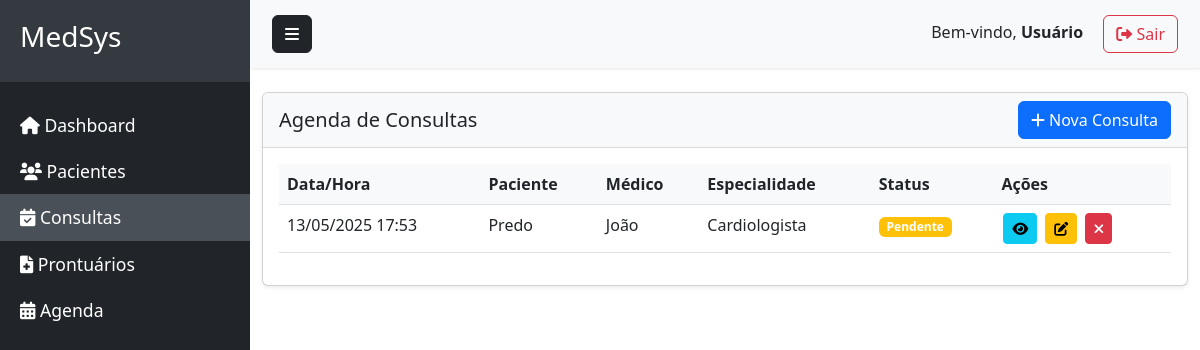
The app's page /consultas/, older data.
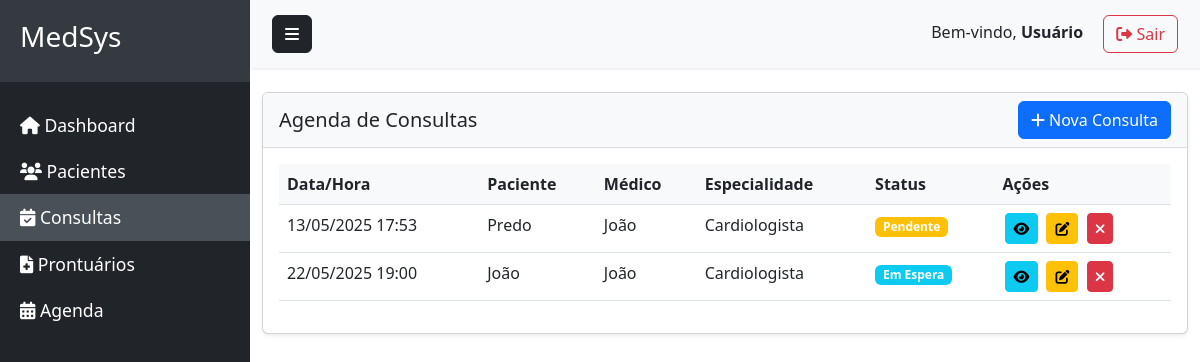
The same page, newer data.
### clinica/models.py (models this page shows, shortened)
class Consulta(models.Model):
    STATUS_CHOICES = [
        ('PENDENTE', 'Pendente'),
        ('CONFIRMADA', 'Confirmada'),
        ('CANCELADA', 'Cancelada'),
        ('ESPERA', 'Em Espera'),
    ]
    paciente = models.ForeignKey(Paciente, on_delete=models.CASCADE)
    medico = models.ForeignKey(Medico, on_delete=models.SET_NULL, null=True)
    data = models.DateTimeField()
    motivo = models.TextField()
    concluida = models.BooleanField(default=False)
    status = models.CharField(max_length=10, choices=STATUS_CHOICES, default='PENDENTE')  # novo campo

class Paciente(models.Model):
    nome = models.CharField(max_length=100)
    data_nascimento = models.DateField()
    cpf = models.CharField(max_length=14, unique=True)
    telefone = models.CharField(max_length=20)
    endereco = models.TextField()

class Medico(models.Model):
    nome = models.CharField(max_length=100)
    crm = models.CharField(max_length=20, unique=True)
    especialidade = models.ForeignKey(Especialidade, on_delete=models.SET_NULL, null=True)

class Especialidade(models.Model):
    nome = models.CharField(max_length=100)

### prontuario/views.py (the view)
# urls.py: path('consultas/', views.consultas, name='consultas'),
def consultas(request):
    consultas = Consulta.objects.select_related('paciente', 'medico', 'medico__especialidade').order_by('data')
    return render(request, 'consultas.html', {'consultas': consultas})

### templates/consultas.html (shortened to what this page needs)
{% extends 'base.html' %}
{% block content %}
<div class="row mt-4">
    <div class="col-12">
        <div class="card">
            <div class="card-header d-flex justify-content-between align-items-center">
                <h5 class="mb-0">Agenda de Consultas</h5>
                <a href="{% url 'cadastrar_consulta' %}" class="btn btn-primary">
                    <i class="fas fa-plus"></i> Nova Consulta
                </a>
            </div>
            <div class="card-body">
                <div class="table-responsive">
                    <table class="table table-hover">
                        <thead>
                            <tr>
                                <th>Data/Hora</th>
                                <th>Paciente</th>
                                <th>Médico</th>
                                <th>Especialidade</th>
                                <th>Status</th>
                                <th>Ações</th>
                            </tr>
                        </thead>
                        <tbody>
                            {% for consulta in consultas %}
                            <tr>
                                <td>{{ consulta.data|date:"d/m/Y H:i" }}</td>
                                <td>{{ consulta.paciente.nome }}</td>
                                <td>{{ consulta.medico.nome }}</td>
                                <td>{{ consulta.medico.especialidade.nome }}</td>
                                <td>
                                    {% if consulta.status == 'CONFIRMADA' %}
                                        <span class="badge bg-success">Confirmada</span>
                                    {% elif consulta.status == 'PENDENTE' %}
                                        <span class="badge bg-warning">Pendente</span>
                                    {% elif consulta.status == 'CANCELADA' %}
                                        <span class="badge bg-danger">Cancelada</span>
                                    {% elif consulta.status == 'ESPERA' %}
                                        <span class="badge bg-info">Em Espera</span>
                                    {% endif %}
                                </td>
                                <td>
                                    <a href="{% url 'visualizar_consulta' consulta.id %}" class="btn btn-sm btn-info">
                                        <i class="fas fa-eye"></i>
                                    </a>
                                    <a href="{% url 'editar_consulta' consulta.id %}" class="btn btn-sm btn-warning">
                                        <i class="fas fa-edit"></i>
                                    </a>
                                    <a href="{% url 'cancelar_consulta' consulta.id %}" class="btn btn-sm btn-danger">
                                        <i class="fas fa-times"></i>
                                    </a>
                                </td>
                            </tr>
                            {% empty %}
                            <tr>
                                <td colspan="6" class="text-center">Nenhuma consulta agendada.</td>
                            </tr>
                            {% endfor %}
                        </tbody>
                    </table>
                </div>
            </div>
        </div>
    </div>
</div>
{% endblock %}

### templates/base.html (shortened to what this page needs)
<!DOCTYPE html>
<html lang="pt-BR">
<head>
    <link href="https://cdn.jsdelivr.net/npm/bootstrap@5.3.0/dist/css/bootstrap.min.css" rel="stylesheet">
    <link href="https://cdnjs.cloudflare.com/ajax/libs/font-awesome/6.0.0/css/all.min.css" rel="stylesheet">
    {% load static %}
    <link href="{% static 'style.css' %}" rel="stylesheet">
</head>
<body>
    <div class="wrapper">
        <nav id="sidebar" class="bg-dark text-white">
            <div class="sidebar-header">
                <h3>MedSys</h3>
            </div>
            <ul class="list-unstyled components">
                <li {% if request.path == '/' %}class="active"{% endif %}>
                    <a href="{% url 'home' %}">
                        <i class="fas fa-home"></i> Dashboard
                    </a>
                </li>
                <li {% if 'pacientes' in request.path %}class="active"{% endif %}>
                    <a href="{% url 'pacientes' %}">
                        <i class="fas fa-users"></i> Pacientes
                    </a>
                </li>
                <li {% if 'consultas' in request.path %}class="active"{% endif %}>
                    <a href="{% url 'consultas' %}">
                        <i class="fas fa-calendar-check"></i> Consultas
                    </a>
                </li>
                <li {% if 'prontuarios' in request.path %}class="active"{% endif %}>
                    <a href="{% url 'prontuarios' %}">
                        <i class="fas fa-file-medical"></i> Prontuários
                    </a>
                </li>
                <li {% if 'agenda' in request.path %}class="active"{% endif %}>
                    <a href="{% url 'agenda' %}">
                        <i class="fas fa-calendar-alt"></i> Agenda
                    </a>
                </li>
            </ul>
        </nav>
        <div id="content">
            <nav class="navbar navbar-expand-lg navbar-light bg-light">
                <div class="container-fluid">
                    <button type="button" id="sidebarCollapse" class="btn btn-dark">
                        <i class="fas fa-bars"></i>
                    </button>
                    <div class="ms-auto">
                        <span class="me-3">Bem-vindo, <strong>Usuário</strong></span>
                        <button class="btn btn-outline-danger">
                            <i class="fas fa-sign-out-alt"></i> Sair
                        </button>
                    </div>
                </div>
            </nav>
            <div class="container-fluid">
                {% block content %}
                {% endblock %}
            </div>
        </div>
    </div>
    {% load static %}
</body>
</html>

### static/style.css (style rules this page uses)
.wrapper { display: flex; width: 100%; align-items: stretch; }
#sidebar { min-width: 250px; max-width: 250px; min-height: 100vh; transition: all 0.3s; }
#sidebar .sidebar-header { padding: 20px; background: #343a40; }
#sidebar ul.components { padding: 20px 0; }
#sidebar ul li a { padding: 10px 20px; font-size: 1.1em; display: block; color: #fff; text-decoration: none; }
#sidebar ul li.active > a { background: #495057; }
#content { width: 100%; min-height: 100vh; transition: all 0.3s; }
.navbar { padding: 15px 10px; background: #fff; border: none; border-radius: 0; margin-bottom: 20px; box-shadow: 1px 1px 3px rgba(0, 0, 0, 0.1); }
.card { margin-bottom: 20px; box-shadow: 0 0.125rem 0.25rem rgba(0, 0, 0, 0.075); }
.card-header { background-color: #f8f9fa; border-bottom: 1px solid rgba(0, 0, 0, 0.125); }
.table th { background-color: #f8f9fa; }
.btn-sm { margin: 0 2px; }

Row changes from the older to the newer data that the page shows:
added Consulta: data "22/05/2025 19:00", paciente.nome "João", medico.nome "João", medico.especialidade.nome "Cardiologista", status "Em Espera"
